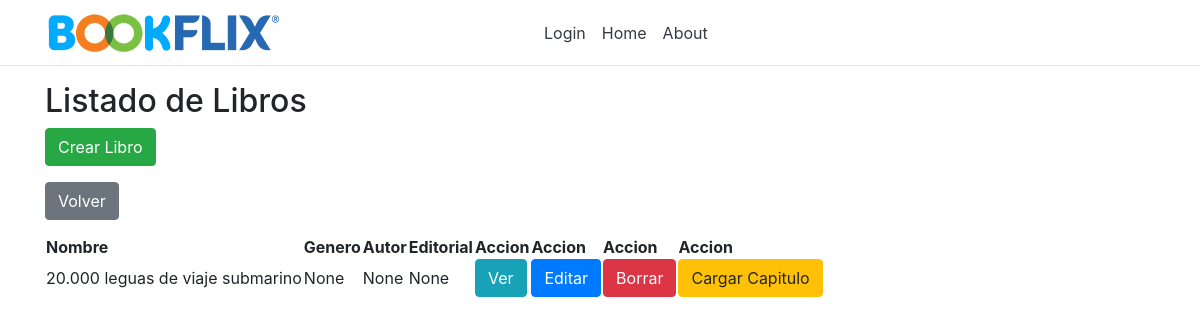
The app's page /listBooks/ (signed in), older data.
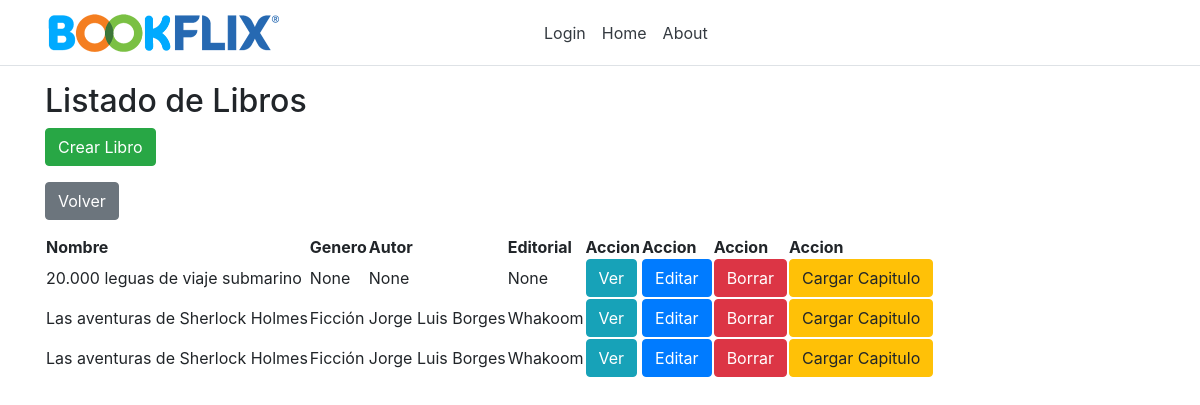
The same page, newer data.
### app/models.py (models this page shows, shortened)
class Libro(models.Model):
    id = models.AutoField(primary_key=True)
    nombre = models.CharField(max_length=50)
    isbn = models.IntegerField()
    idAutor = models.ForeignKey(Autor,on_delete=models.CASCADE,null=True)
    idGenero = models.ForeignKey(Genero,on_delete=models.CASCADE,null=True)
    idEditorial = models.ForeignKey(Editorial,on_delete=models.CASCADE,null=True)
    descripcion = models.CharField(max_length=255)
    foto = models.ImageField(upload_to='images/',null=True)
    vistos = models.IntegerField(null=True, default=0)

class Genero(models.Model):
    id = models.AutoField(primary_key=True)
    nombre = models.CharField(max_length=50,unique=True)
    def __str__(self):
        return self.nombre

class Autor(models.Model):
    id = models.AutoField(primary_key=True)
    nombre = models.CharField(max_length=50,unique=True)
    def __str__(self):
        return self.nombre

class Editorial(models.Model):
    id = models.AutoField(primary_key=True)
    nombre = models.CharField(max_length=50,unique=True)
    def __str__(self):
        return self.nombre

### app/views.py (the view)
# urls.py: path('listBooks/', views.listBooks),
def listBooks(request):
    libros = Libro.objects.all()
    return render(request, "shared/listOfBooks.html", {'libros': libros})

### app/models.py (called while the page is built)
    @property
    def is_active(self):
        return self.active

### app/templates/shared/listOfBooks.html
{% extends 'default/layout.html' %}
{% block share %}
<h2>Listado de Libros</h2>
<form method="get" action="/createBook">
    <button class="btn btn-success" type="submit">Crear Libro</button>
  </form>
  <form>
    <input class="btn btn-secondary" type="button" value="Volver" onclick="history.back()">
  </form>
<table>
    <thead>
        <tr>
            <th>Nombre</th>
            <th>Genero</th>
            <th>Autor</th>
            <th>Editorial</th>
            <th>Accion</th>
            <th>Accion</th>
            <th>Accion</th>
            <th>Accion</th>
        </tr>
    </thead>
    <tbody>
        {% for libro in libros %}
        <tr>
            <td>{{ libro.nombre }}</td>
            <td>{{ libro.idGenero }}</td>
            <td>{{ libro.idAutor }}</td>
            <td>{{ libro.idEditorial }}</td>
            <td><a class="btn btn-info" role="button" href="/viewBook/{{ libro.id }}">Ver</a></td>
            <td><a class="btn btn-primary" role="button" href="/editBook/{{ libro.id }}">Editar</a></td>
            <td><a class="btn btn-danger" role="button" href="/deleteBook/{{ libro.id }}"
          onClick="return confirm('¿Seguro que quieres borrar a {{libro.nombre}}?');">
            Borrar</a></td>
            <td><a class="btn btn-warning" role="button" href="/loadChapter/{{ libro.id }}">Cargar Capitulo</a></td>
        </tr>
        {% endfor %}
    </tbody>
</table>
{% endblock %}

### app/templates/default/layout.html (shortened to what this page needs)
{% include "default/header.html" %}
<div class="container">
{% if user.is_authenticated %}
{% block share %}{% endblock %}
{% else %}
    {% block public %}
        <a>Tiene que loguearse para ver el contenido</a>
        <a href="{% url 'login' %}">click aqui para ingresar</a>
    {% endblock %}
{% endif %}
</div>
{% include "default/footer.html" %}

### app/templates/default/header.html (shortened to what this page needs)
<head>
    {% load static %}
    <link rel="stylesheet" type="text/css" href="{% static 'css/bootstrap.css' %}">
    <link rel="stylesheet" type="text/css" href="{% static 'css/style.css' %}">
</head>
    <header>
        <nav class="navbar navbar-expand-sm navbar-toggleable-sm navbar-light bg-white border-bottom box-shadow mb-3">
            <div class="container">
                <a class="navbar-brand">
                    <img src="{% static 'images/bookflix.png' %}" class="imglogo" />
                </a>
                <div class="navbar-collapse collapse d-sm-inline-flex flex-sm-row-reverse">
                    <ul class="navbar-nav flex-grow-1">
                        <li class="nav-item">
                            <a class="nav-link text-dark">Login</a>
                        </li>
                        <li class="nav-item">
                            <a class="nav-link text-dark">Home</a>
                        </li>
                        <li class="nav-item">
                            <a class="nav-link text-dark">About</a>
                        </li>
                    </ul>
                </div>
            </div>
        </nav>
    </header>

### app/templates/default/footer.html
</body>
</html>

### static/css/style.css (style rules this page uses)
.imglogo { max-width: 50%; }
.container { width: 100%; }

Row changes from the older to the newer data that the page shows:
added Libro: nombre "Las aventuras de Sherlock Holmes", idGenero "Ficción", idAutor "Jorge Luis Borges", idEditorial "Whakoom"
added Libro: nombre "Las aventuras de Sherlock Holmes", idGenero "Ficción", idAutor "Jorge Luis Borges", idEditorial "Whakoom"
